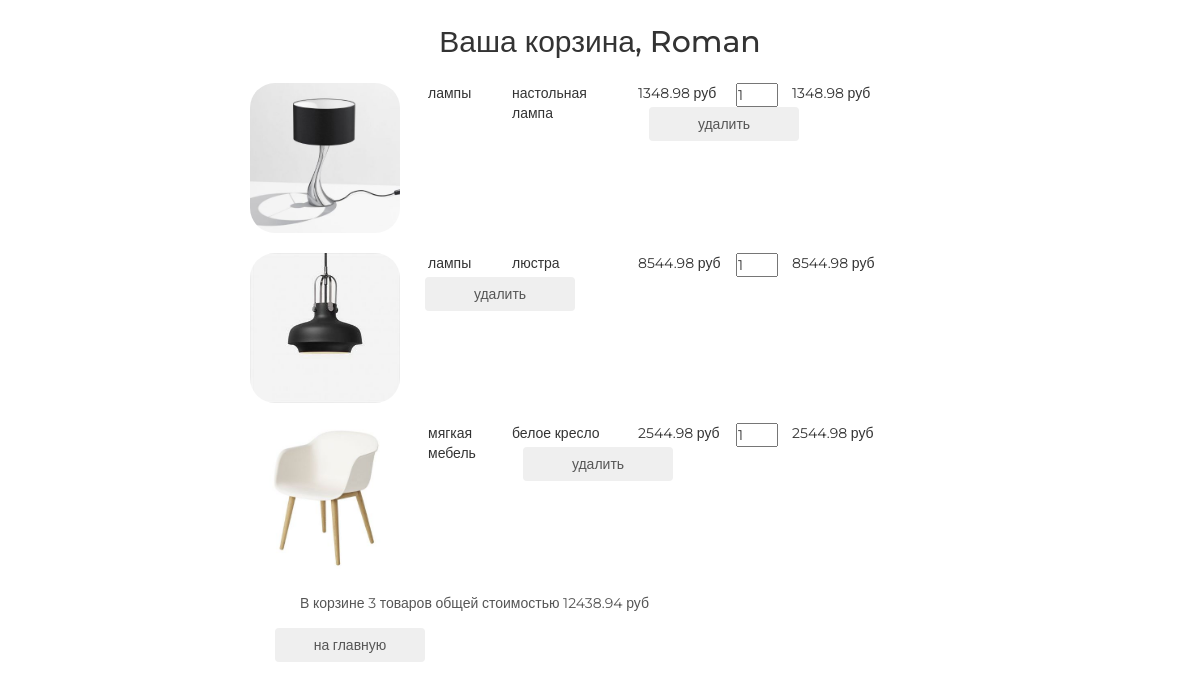
Page /basket/ (signed in) on the committed database.
### authapp/models.py (models this page shows, shortened)
class ShopUser(AbstractUser):
    avatar = models.ImageField(upload_to='users_avatars', blank=True)
    age = models.PositiveSmallIntegerField(verbose_name='возраст', blank=True)
    activation_key = models.CharField(max_length=128, blank=True)
    activation_key_expires = models.DateTimeField(auto_now_add=True, blank=True, null=True)

### basketapp/models.py (models this page shows, shortened)
class Basket(models.Model):
    objects = BasketQuerySet.as_manager()
    user = models.ForeignKey(settings.AUTH_USER_MODEL, on_delete=models.CASCADE, related_name='basket')
    product = models.ForeignKey(Product, db_index=True,  on_delete=models.CASCADE)
    quantity = models.PositiveSmallIntegerField(verbose_name='количество', default=0)
    add_datetime = models.DateTimeField(auto_now_add=True, verbose_name='время')
    @property
    def product_cost(self):
        return self.product.price * self.quantity
    @property
    def total_quantity(self):
        _item = Basket.objects.filter(user=self.user)
        _total_quantity = sum(list(map(lambda x: x.quantity, _item)))
        return _total_quantity
    @property
    def total_cost(self):
        _item = Basket.objects.filter(user=self.user)
        _total_cost = sum(list(map(lambda x: x.product_cost, _item)))
        return _total_cost

### mainapp/models.py (models this page shows, shortened)
class Product(models.Model):
    category = models.ForeignKey(ProductCategory, db_index=True,  on_delete=models.CASCADE)
    name = models.CharField(verbose_name='наименование продука', max_length=128)
    image = models.ImageField(upload_to='product_images', blank=True)
    short_desc = models.CharField(verbose_name='кратокое описание продукта', max_length=60, blank=True)
    description = models.TextField(verbose_name='описание продукта', blank=True)
    price = models.DecimalField(verbose_name='цена продукта', max_digits=8, decimal_places=2, default=0)
    quantity = models.PositiveIntegerField(verbose_name='количество на складе', default=0)
    is_active = models.BooleanField(db_index=True, verbose_name='активна', default=True)

class ProductCategory(models.Model):
    name = models.CharField(verbose_name='наиментование категории', max_length=64, unique=True)
    description = models.TextField(verbose_name='описание категории', blank=True)
    create_dt = models.DateTimeField(verbose_name='дата создания категории', auto_now_add=True)
    is_active = models.BooleanField(db_index=True, verbose_name='активна', default=True)

### basketapp/views.py (the view)
# urls.py: path('', basketapp.basket, name = 'view'),
@login_required
def basket(request):
    title = 'корзина'
    basket_items = Basket.objects.filter(user=request.user).order_by('product__category').\
        select_related()
    content = {
        'title': title,
        'basket_items': basket_items,
    }
    return render(request, 'basketapp/basket.html', content)

### mainapp/context_processors.py (called while the page is built)
def basket(request):
    print(f'context processor basket works')
    basket = []
    if request.user.is_authenticated:
        basket = Basket.objects.filter(user=request.user).order_by('product__category').select_related()
    return {
        'basket': basket,
    }

### basketapp/templates/basketapp/basket.html
{% extends 'basketapp/base.html' %}
{% load static %}
{% block content %}
      <div class="basket_list">
        {% include 'basketapp/includes/inc_basket_list.html' %}
      </div>
    <div>
        <button class="btn btn-round">
          <a href="{% url 'main' %}">на главную</a>
        </button>
    </div>
{% endblock %}

### basketapp/templates/basketapp/base.html (shortened to what this page needs)
<!DOCTYPE html>
{% load static %}
<html>
<head>
  {% block css %}
    <link rel="stylesheet" href="{% static 'css/bootstrap.min.css' %}">
    <link rel="stylesheet" href="{% static 'css/style.css' %}">
    <link rel="stylesheet" href="{% static 'fonts/font-awesome/css/font-awesome.css' %}">
  {% endblock %}
</head>
<body>
  <div class="basket_container">
    <div class="h2 text-center head">
      Ваша корзина,
      {% if user.first_name %}
        {{ user.first_name|title}}
      {% else %}
        Пользователь
      {% endif %}
    </div>
    {% block content %}
    {% endblock %}
  </div>
</body>
</html>

### basketapp/templates/basketapp/includes/inc_basket_list.html
{% for item in basket_items %}
    <div class="basket_record">
      <img src="/media/{{ item.product.image }}"
           alt="{{ item.product.short_desc }}">
      <span class="category_name">{{ item.product.category.name }}</span>
      <span class="product_name">{{ item.product.name }}</span>
      <span class="product_price">{{ item.product.price }} руб</span>
      <input type="number" name="{{ item.pk }}"
                           min="0"
                           value="{{ item.quantity }}">
      <span class="product_cost">{{ item.product_cost }} руб</span>
      <button class="btn btn-round">
        <a href="{% url 'basket:remove' item.pk %}" class="">
          удалить
        </a>
      </button>
    </div>
  {% endfor %}
{% if basket_items %}
    <div class="basket_summary">
      В корзине {{ basket_items.0.total_quantity }} товаров общей стоимостью
                {{ basket_items.0.total_cost }} руб
    </div>
{% endif %}

### static/css/style.css (style rules this page uses)
* { margin: 0; padding: 0; }
body { font-family: 'Montserrat', sans-serif; }
html, body { height: 100%; }
.basket_container { margin: 25px auto; width: 700px; }
.basket_list input[type="number"] { width: 3em; position: relative; display: block; float: left; }
.basket_list span.category_name { margin-left: 2em; width: 5em; position: relative; display: block; float: left; }
.basket_list span.product_name { margin-left: 1em; width: 8em; position: relative; display: block; float: left; }
.basket_list span.product_price { margin-left: 1em; width: 7em; position: relative; display: block; float: left; }
.basket_list span.product_cost { margin-left: 1em; width: 7em; position: relative; display: block; float: left; }
.basket_list .basket_record { position: relative; display: block; height: 170px; float: none; }
.basket_container .head { margin: 25px auto; }
.basket_container button { margin-left: 25px; width: 150px; display: block; float: left; }
.basket_container button a { text-decoration: none; color: #555; }
.basket_container img { display: block; float: left; width: 150px; border-radius: 25px; }
.basket_container .basket_summary { display: block; margin-left: 50px; margin-bottom: 15px; color: #555; }

### rows in the picture
ShopUser: first_name "Roman"
Basket: product.image (picture), product.category.name "лампы", product.name "настольная лампа", product.price "1348.98", quantity "1", product_cost "1348.98", user+quantity "3", user+product+quantity "12438.94"
Basket: product.image (picture), product.category.name "лампы", product.name "люстра", product.price "8544.98", quantity "1", product_cost "8544.98"
Basket: product.image (picture), product.category.name "мягкая мебель", product.name "белое кресло", product.price "2544.98", quantity "1", product_cost "2544.98"
